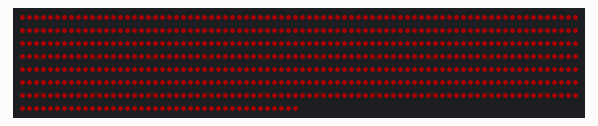
A sketch run on a simulated Arduino Mega 2560, built with avr-gcc and run on an emulated ATmega2560. Shown: 600 RGB LEDs in strip order, left to right, continuing on the next row. Dim RGB values are drawn brighter than linear.

Above: at 0.47 s.
At 5.42 s:
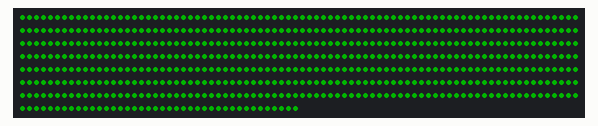
At 9.0 s:
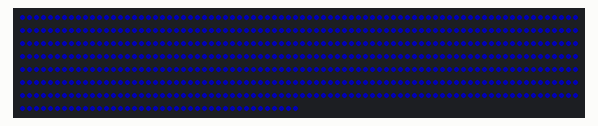
At 10.8 s:
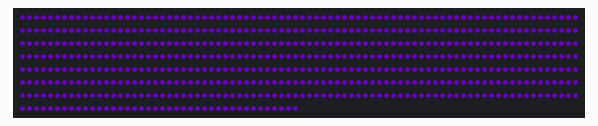
At 19.63 s:
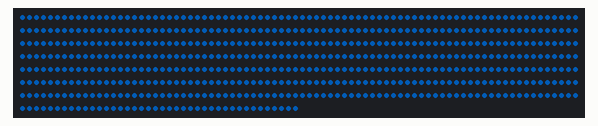
At 39.17 s:
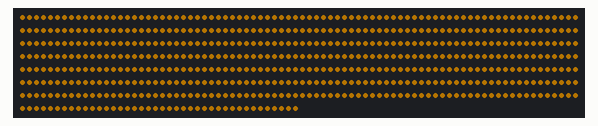

The sketch:

gradient.ino
```cpp
#include <FastLED.h>

#define LED_PIN 23   // 定義燈帶資料腳位
#define NUM_LEDS 600 // LED燈數量

CRGBArray<NUM_LEDS> leds;

void setup()
{
  Serial.begin(115200);
  // 如果您的燈帶不是WS2812B，請自行更改您所使用的燈帶型號(備註: WS2815 須將 GRB 改成 RGB)
  FastLED.addLeds<WS2812B, LED_PIN, GRB>(leds, NUM_LEDS);
  // FastLED.addLeds<WS2815, LED_PIN, RGB>(leds, NUM_LEDS);

  FastLED.setBrightness(50); // 設置亮度，根據需要調整
}

int L = 64;
int run = 1;
int R = 0;
int G = 0;
int B = 0;
int model = 0;

void loop() {
  for (int i = 0; i < NUM_LEDS; i+=1) {
    if (model == 0) {
      R = 255;
      G = 0;
      B = 0;
    } else if (model == 1) {
      R = 255;
      G = 165;
      B = 0;
    } else if (model == 2) {
      R = 255;
      G = 255;
      B = 0;
    } else if (model == 3) {
      R = 0;
      G = 255;
      B = 0;
    } else if (model == 4) {
      R = 0;
      G = 127;
      B = 255;
    } else if (model == 5) {
      R = 0;
      G = 0;
      B = 255;
    } else if (model == 6) {
      R = 139;
      G = 0;
      B = 255;
    }
    leds[i] = CRGB(R, G, B);
  }

  if(L>=64) {
    run = 0;
    delay(30);
  }

  if(L<=0) {
    run = 1;
    model++;
    delay(30);
  }

  if(model==7) {
    model=0;
  }

  if(run == 0) {
    L-=2;
  } else {
    L+=2;
  }
  FastLED.setBrightness(L);
  delay(1);
  FastLED.show();
}
```
